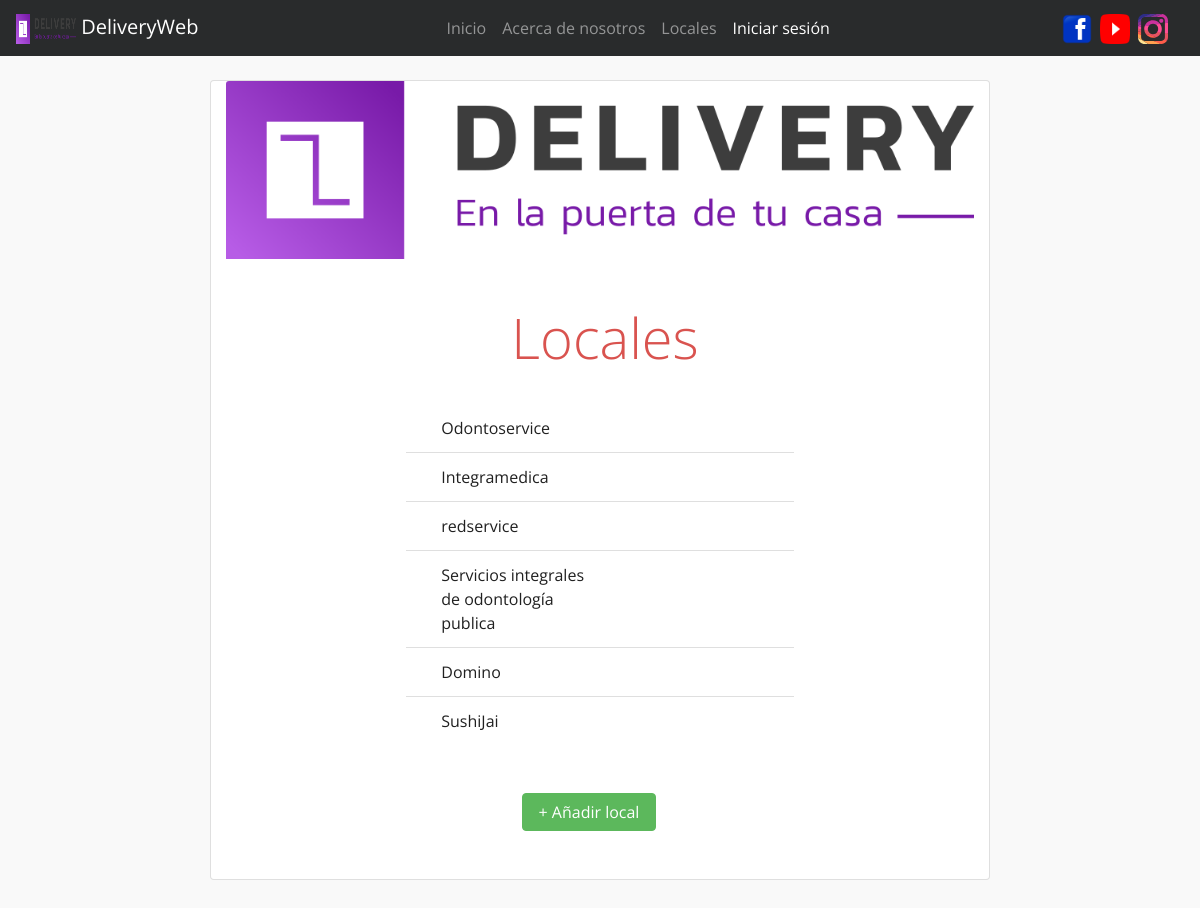
Screenshot of /usuarios/local/ with the database file from the repository.
### usuarios/models.py (models this page shows, shortened)
class local(models.Model):
    rut = models.CharField(max_length=12)
    nombre = models.CharField(max_length=200)
    correo = models.EmailField(null=True, blank=True)
    telefono = models.CharField(max_length=9)
    direccion = models.CharField(max_length=200)
    clave = models.CharField(max_length=200)
    confirmarClave = models.CharField(max_length=200)
    tipo = (
        ('1', 'Gastronomica'),
        ('2', 'Salud'),
        ('3', 'Logistica'),
    )
    tipoEmpresa= models.CharField(
        max_length=1,
        choices= tipo,
        blank = True,
        default = 0,
        help_text= 'Tipo de empresa',
    )
    class meta:
        ordering = ['nombre', 'direccion']
    def get_absolute_url(self):
        return reverse('local_detail', args=[str(self.id)])

### usuarios/views.py (the view)
# urls.py: path('local/', views.LocalListView.as_view(), name='locales'),
class LocalListView(generic.ListView):
    model  = local
    paginate_by = 10

### usuarios/templates/usuarios/local_list.html (shortened to what this page needs)
{% extends "Base_generic.html" %}
{% block content %}
{% load static %}
<div class="container py-5 col-12">
{% if local_list %}
<div  class="d-flex justify-content-center pt-3 " >
<div class="card border-primary pb-5 col-8" >
    <img class="card-img-top" src="{% static 'images/LogoHTML.png' %}" alt="">
    <div class="card-body mx-auto pt-5 text-danger">
        <h3 class="card-title display-4 pb-4">Locales</h3>
    </div>
    <div class="row">
    <ul class="list-group list-group-flush mx-auto">
        {% for local in local_list %}
        <li class="list-group-item ">
            <a class="d-flex justify-content-start col-sm-6 col-md-6 col-lg-6" href="{{ local.get_absolute_url }}"> {{local.nombre}}</a>
        </li>
        {% endfor %}
    </ul>
    </div>
    <div class="pt-5 col-7 col-xs-3 col-sm-3 col-md-3 col-lg-3 mx-auto">
        <a href="{% url 'local_create' %}" class="btn btn-success ">+ Añadir local</a>
        </div>
</div>
{% else %}
    <p>No hay locales registrados</p>
{% endif %}
</div>
</div>
{% endblock %}

### usuarios/static/css/tooplate-style.css (style rules this page uses)
body { font-family: 'Open Sans', sans-serif; overflow-x: hidden; background: #f9f9f9; }
h1,h2,h3,h4,h5,h6 { font-weight: 300; line-height: normal; }
html { -webkit-font-smoothing: antialiased; }
a { color: #202020; text-decoration: none !important; }
a, input, button, .form-control { -webkit-transition: 0.5s; transition: 0.5s; }

### usuarios/static/css/estilossn.css (style rules this page uses)
h3 { text-align: left; margin-left:10px; }

### rows the page displays
local: nombre "Odontoservice"
local: nombre "Integramedica"
local: nombre "redservice"
local: nombre "Servicios integrales de odontología publica"
local: nombre "Domino"
local: nombre "SushiJai"
